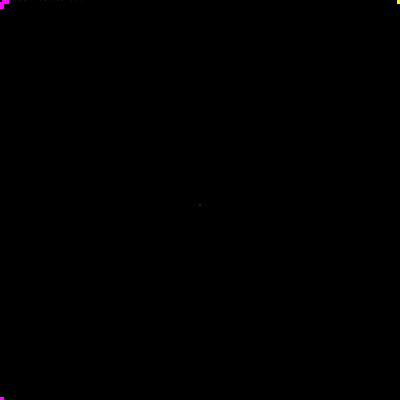
Frame 1 (no input)
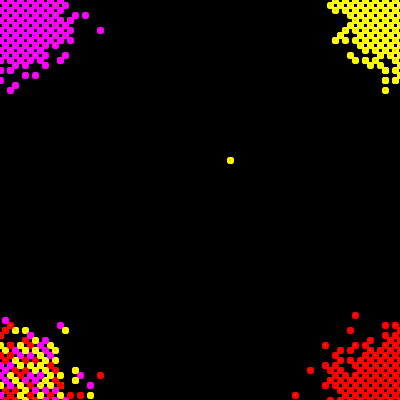
Frame 60 (the mouse pressed at the canvas centre just before this capture)
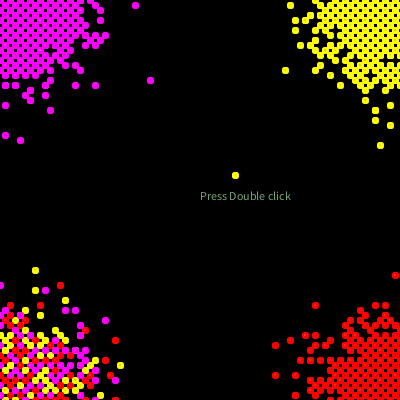
Frame 120 (the mouse held since frame 60 and released just before this capture)

The Processing sketch that drew these frames (run headless with seeded random() and noise(); from frame 60 on, the mouse is pressed at the canvas centre):

// Processing sketch: processing_171770
// ── processing_171770.pde

int step = 5;
int sz = 1;
int totalParticles = 2500;
float x[] = new float[totalParticles];
float y[] = new float[totalParticles];
PImage univers;
float waitTime = 0;
float interval = 500;

void setup() {
  size(400,400);
  x[0] = width/2;
  y[0] = height/2;
  
  //image(univers,0,0,width,height);
}


void draw() {
  
  background(0);
  text("Press Double click",mouseX,mouseY);
  for ( int i = 0; i< totalParticles; i++) {
    randomMove(i);
    checkBorders(i);
    pixelColor(i);
    display(i);
  }
 
}

void checkBorders(int i) {
    // Comprobamos bordes
  if ( x[i] < 0 ) {
   x[i] = width;
    
  }
  
  if ( x[i] > width ) {
   x[i] = 0;
  }
  
  if ( y[i] < 0 ) {
   y[i] = height;
    
  }
  
  if ( y[i] > height ) {
   y[i] = 0;
  }
  /*
  x = constrain(x,0,width);
  y = constrain(y,0,height);  
  */  
}

void randomMove(int i) {
    //Movimiento Random Walker
  float r = random(100);
  if ( r < 25 ){
   //derecha
   x[i] += step; 
  } else if ( r< 50 ) {
    //izquierda
   x[i] -= step; 
  } else if ( r<75 ) {
    //Arriba
   y[i]  += step; 
  }else {
    //Abajo
   y[i] -= step; 
  }
  
}

void display(int i) {
 fill(random(255),random(255),random(255)); 
 strokeWeight(5);
 // La posicion depende del mouse
 line(x[i]-sz,y[i]-sz,x[i]+sz,y[i]+sz);
 line(x[i]-sz,y[i]+sz,x[i]+sz,y[i]-sz);
 ellipse(x[i],y[i],sz,sz);  
  
}

void pixelColor(int i) {
 if ( x[i]>width/2 && y[i]>height/2 ) {
    stroke(255,0,0);
   
 }else if ( x[i] >width/2 && y[i] < height/2) {
   stroke(255,255,0);
 }else if ( x[i] < width/2 && y[i] < height/2 ) {
   stroke(255,0,255);
 }else if (x[i] < width/2 && y[i] < height/2) {
   stroke(0,0,255);
 }
}

void mousePressed() {

  if ( millis() - waitTime < interval) {
      sz += 5;
      
  }
  
  waitTime = millis() + interval;
}
